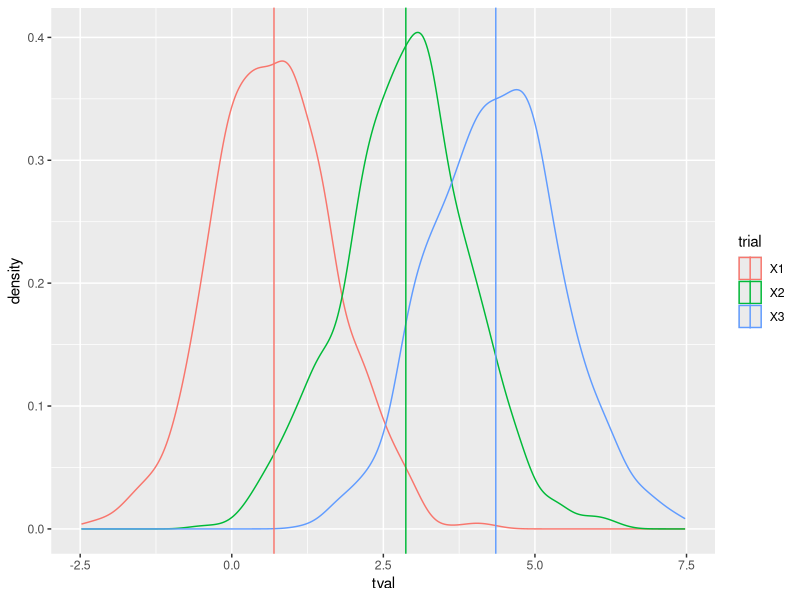
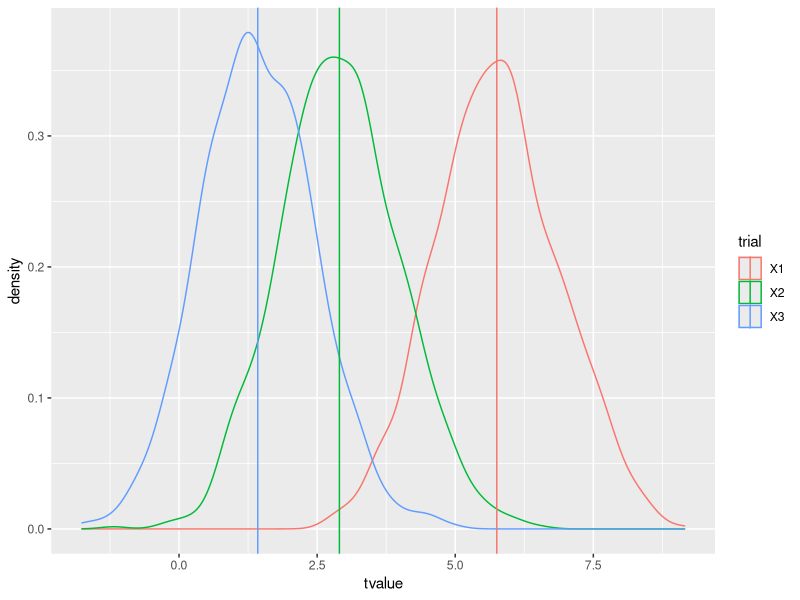
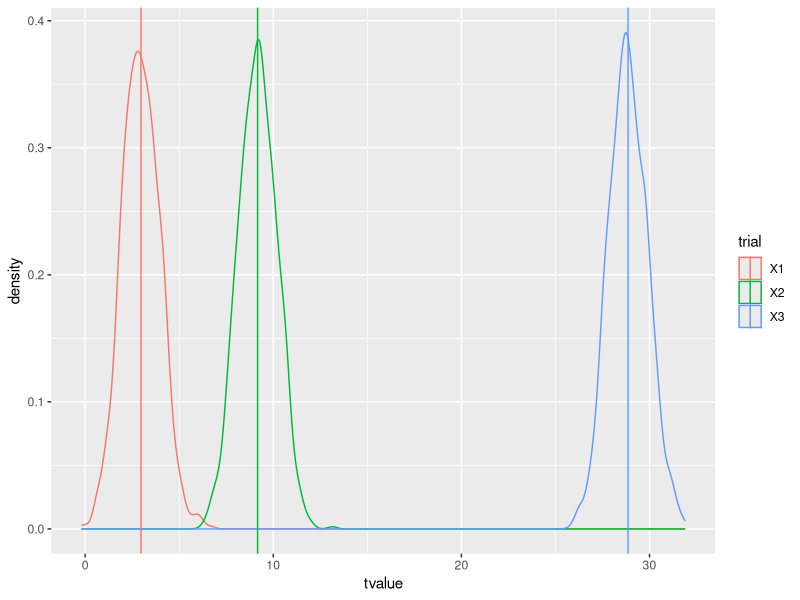
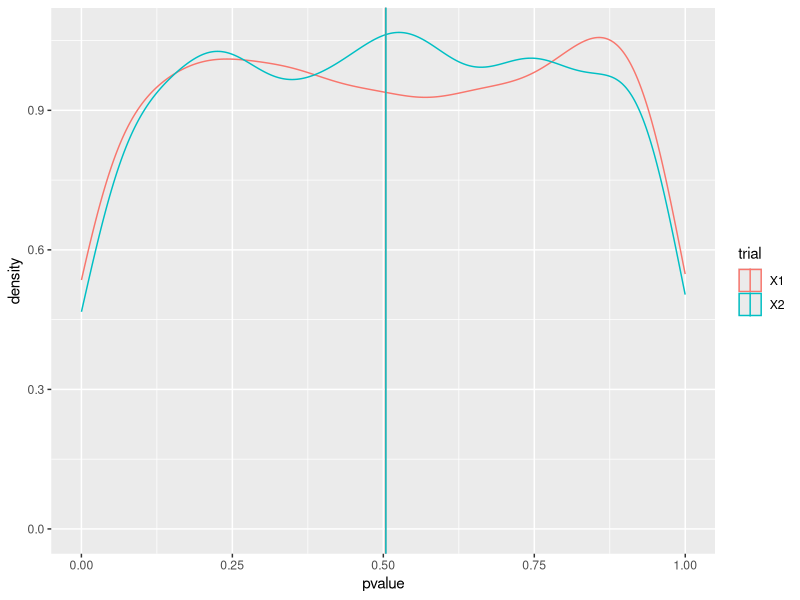

Generate these figures, in order, with R:
## load tidyverse
library(tidyverse)

## set the amount of numbers it will randomly generate
set.seed = 10000

## create function that creates a dataset based on given parameters for n, b0, b1 and sd.err
rand.mod <- function(n = 200, b0 = 2, b1 = 3, sd.err = 1) {
  predictor <- runif(n) - 0.5
  response <- b0 + b1 * predictor + rnorm(n, mean = 0, sd = sd.err)
  return(data.frame(response = response, predictor = predictor))}

## asks you to run the model 1000 times, adds the new data it generated into the new data set called est
## n.times = number of times you run each model(?) ..
## line 16 -> creating a brand new dataset with nothing in it because we're going to add the other models into that dataset
## ncol = 3 because we're running 3 models. 
## mod1 linear models from random data function (created earlier) .. called it tval.B1 because we're manipulating B1 only (arbitrary numbers)
## [i, 1] adds the created data to col 1, [i, 2] adds that created data to col 2, etc. 
## ["predictor", "t value"] line just gives you the summary for the t value of the predictor (so you're not going through a whole table)
## line 31 just puts it all into a dataframe
n.times <- 1000
tval.B1 <- matrix(nrow = n.times, ncol = 3, NA)
for (i in 1:n.times) {
  mod1 <- lm(response ~ predictor, data = rand.mod(n = 100, b0 = 1, b1 = 0.5, sd.err = 2))
  tval.B1[i, 1] <- summary(mod1)$coefficients["predictor", "t value"]
  mod2 <- lm(response ~ predictor, data = rand.mod(n = 100, b0 = 1, b1 = 2, sd.err = 2))
  tval.B1[i, 2] <- summary(mod2)$coefficients["predictor", "t value"]
  mod3 <- lm(response ~ predictor, data = rand.mod(n = 100, b0 = 1, b1 = 3, sd.err = 2))
  tval.B1[i, 3] <- summary(mod3)$coefficients["predictor", "t value"]
  }
tval.B1 <- data.frame(tval.B1)

## split tval.B1 into a data frame in long format (instead of having 3 cols (X1, X2 and X2), you instead have "trial" column that includes X1, X2, X3. The other column is the corresponding tvalues)
## changes data from two columns to one 
tval.B1 <- gather(tval.B1, value = "tval", key="trial")

## double checking that "trial" column are factors and not intergers 
tval.B1$trial <- factor(tval.B1$trial)

## getting mean lines for the plot (see plot)
tval.sum.B1 <- group_by(tval.B1, trial) %>% summarize(mn.tval = mean(tval))

## plotting 
p <- ggplot(aes(tval, group = trial, col = trial), data = tval.B1)
p + geom_density() + geom_vline(data = tval.sum.B1, aes(xintercept = mn.tval, col = trial))


# exactly the same, except instead of manipulating B1, we're manipulating error. CHANGE ALL est.err to tval.err
n.times <- 1000
tval.err <- matrix(nrow = n.times, ncol = 3, NA)
for (i in 1:n.times) {
  mod1 <- lm(response ~ predictor, data = rand.mod(n = 100, b0 = 1, b1 = 1, sd.err = 0.5))
  tval.err[i, 1] <- summary(mod1)$coefficients["predictor", "t value"]
  mod2 <- lm(response ~ predictor, data = rand.mod(n = 100, b0 = 1, b1 = 1, sd.err = 1))
  tval.err[i, 2] <- summary(mod2)$coefficients["predictor", "t value"]
  mod3 <- lm(response ~ predictor, data = rand.mod(n = 100, b0 = 1, b1 = 1, sd.err = 2))
  tval.err[i, 3] <- summary(mod3)$coefficients["predictor", "t value"]
}
tval.err <- data.frame(tval.err)

## split tval.err into a data frame in long format
#changes data from two columns to one 
tval.err <- gather(tval.err, value = "tvalue", key="trial")
tval.err$trial <- factor(tval.err$trial)

tval.sum.err <- group_by(tval.err, trial) %>% summarize(mn.tval = mean(tvalue))


p <- ggplot(aes(tvalue, group = trial, col = trial), data = tval.err)
p + geom_density() + geom_vline(data = tval.sum.err, aes(xintercept = mn.tval, col = trial))

## manipulate sample size -- switch est.ss to tval.ss
n.times <- 1000
tval.ss <- matrix(nrow = n.times, ncol = 3, NA)
for (i in 1:n.times) {
  mod1 <- lm(response ~ predictor, data = rand.mod(n = 100, b0 = 1, b1 = 1, sd.err = 1))
  tval.ss[i, 1] <- summary(mod1)$coefficients["predictor", "t value"]
  mod2 <- lm(response ~ predictor, data = rand.mod(n = 1000, b0 = 1, b1 = 1, sd.err = 1))
  tval.ss[i, 2] <- summary(mod2)$coefficients["predictor", "t value"]
  mod3 <- lm(response ~ predictor, data = rand.mod(n = 10000, b0 = 1, b1 = 1, sd.err = 1))
  tval.ss[i, 3] <- summary(mod3)$coefficients["predictor", "t value"]
}
tval.ss <- data.frame(tval.ss)

## split est.df into a data frame in long format
#changes data from two columns to one 
tval.ss <- gather(tval.ss, value = "tvalue", key="trial")
tval.ss$trial <- factor(tval.ss$trial)

tval.sum.ss <- group_by(tval.ss, trial) %>% summarize(mn.tval = mean(tvalue))

p <- ggplot(aes(tvalue, group = trial, col = trial), data = tval.ss)
p + geom_density() + geom_vline(data = tval.sum.ss, aes(xintercept = mn.tval, col = trial))


##sample size effect on p-value  ... Identical code but changed n, b0 and b1 to what Phil told us in question 4 .. and we're now looking at the pvalue (pr(>|t|) instead of tvalue) 
n.times <- 1000
pval.ss <- matrix(nrow = n.times, ncol = 2, NA)
for (i in 1:n.times) {
  mod <- lm(response ~ predictor, data = rand.mod(n = 100, b0 = 0, b1 = 0, sd.err = 3))
  pval.ss[i, 1] <- summary(mod)$coefficients["predictor", "Pr(>|t|)"]
  mod1 <- lm(response ~ predictor, data = rand.mod(n = 10, b0 = 0, b1 = 0, sd.err = 3))
  pval.ss[i, 2] <- summary(mod1)$coefficients["predictor", "Pr(>|t|)"]
  }
pval.ss <- data.frame(pval.ss)

## split est.df into a data frame in long format
#changes data from two columns to one 
pval.ss <- gather(pval.ss, value = "pvalue", key="trial")
pval.ss$trial <- factor(pval.ss$trial)

pval.sum.ss <- group_by(pval.ss, trial) %>% summarize(mn.pval = mean(pvalue))

p <- ggplot(aes(pvalue, group = trial, col = trial), data = pval.ss)
p + geom_density() + geom_vline(data = pval.sum.ss, aes(xintercept = mn.pval, col = trial))
